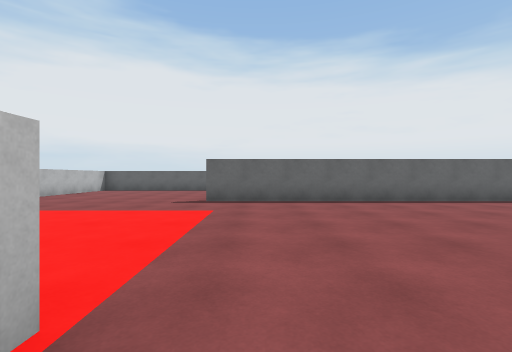
[1] (above)

24 first-person views from a walk through a 3-D level made in the Unity game engine. The camera is 1.2 m above the floor, looks level and sees 85° across. The floor is counted in squares, 2 m on a side. Each view is taken from the middle of a square. On the plan, view 1 faces up. The plan holds only what a view shows up to about 9 squares ahead; the rest is blank.

[2]
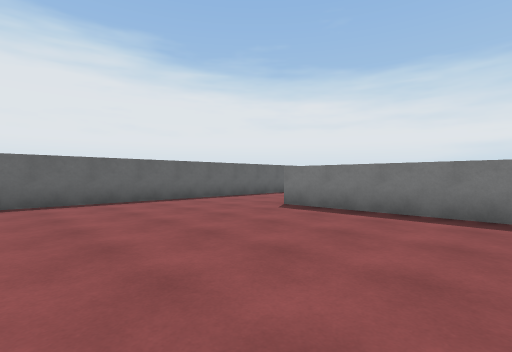

[3]
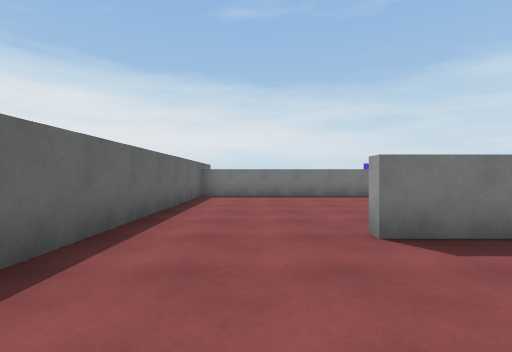

[4]
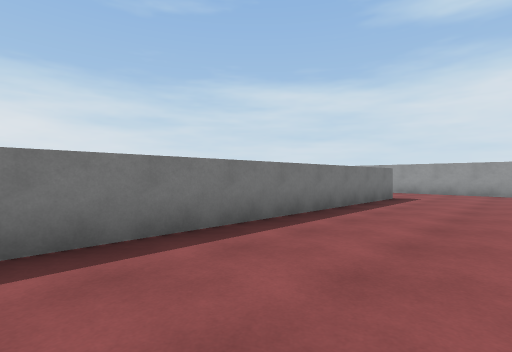

[5]
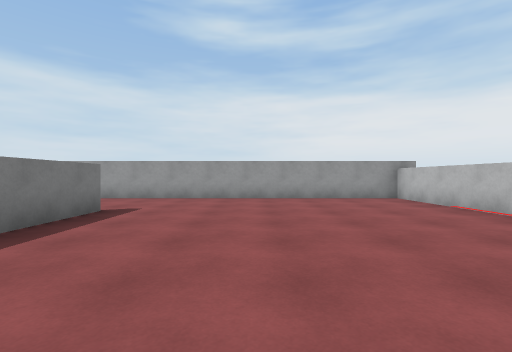

[6]
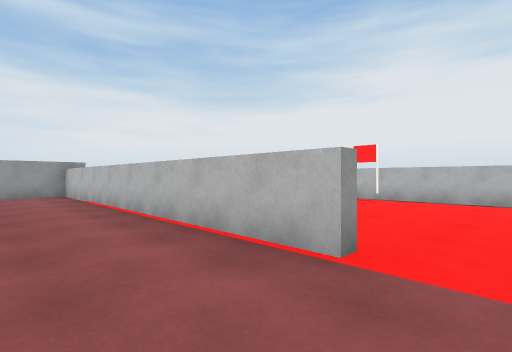

[7]
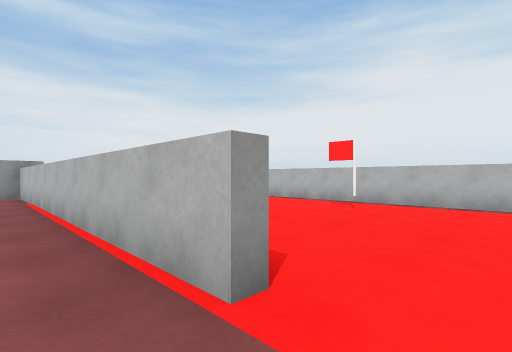

[8]
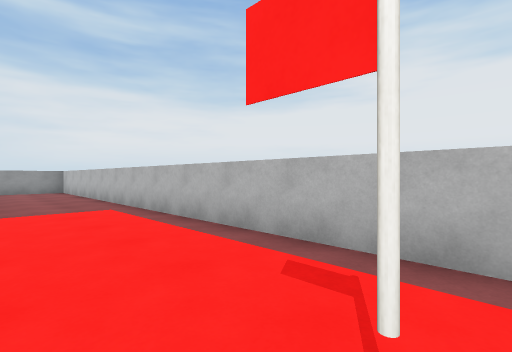

[9]
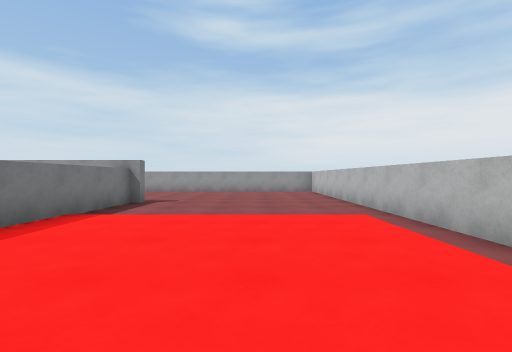

[10]
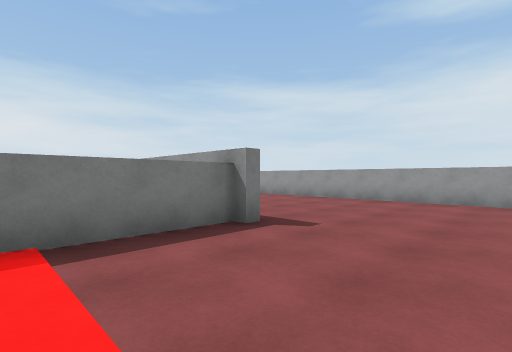

[11]
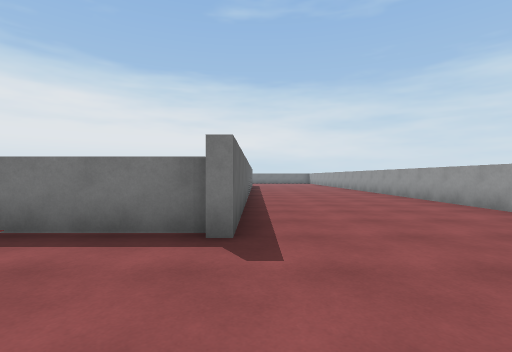

[12]
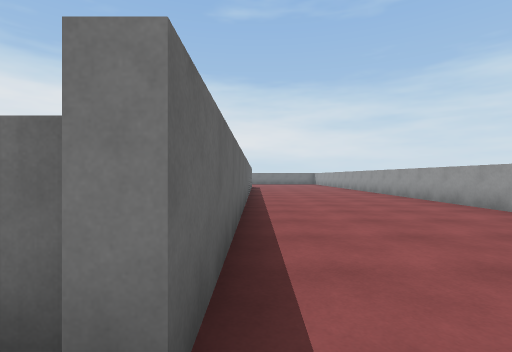

[13]
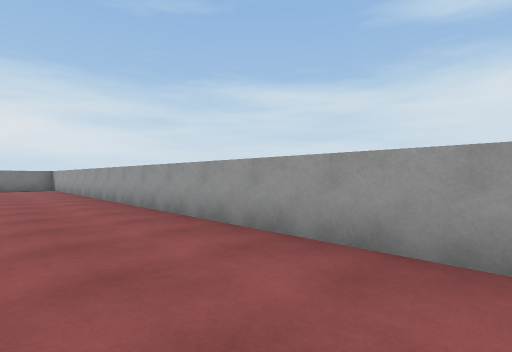

[14]
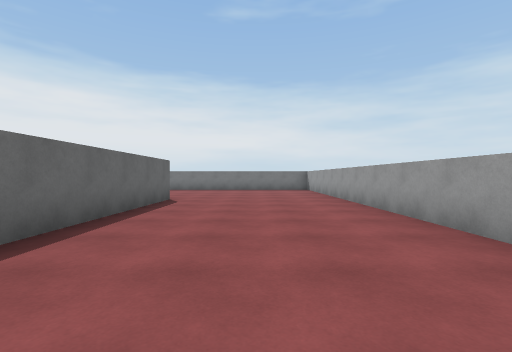

[15]
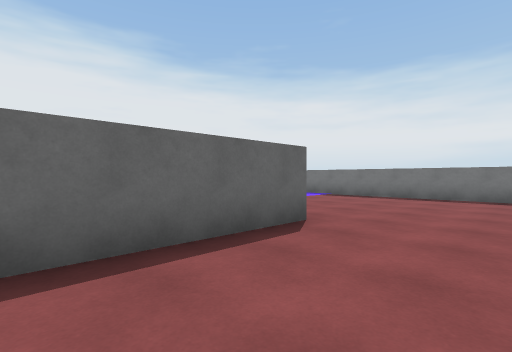

[16]
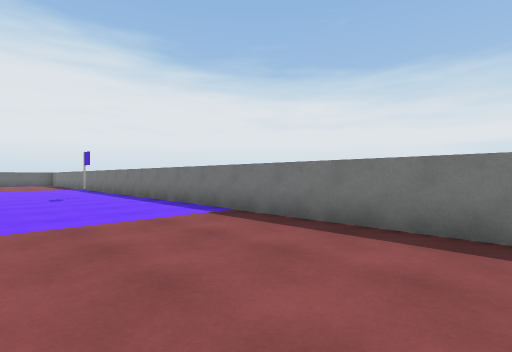

[17]
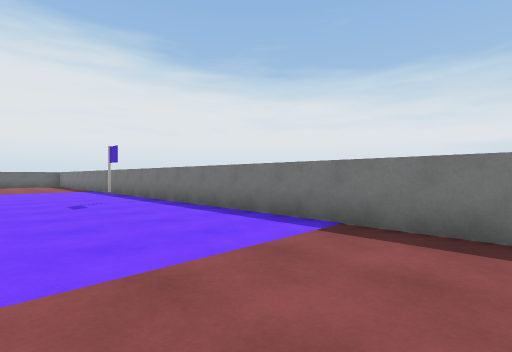

[18]
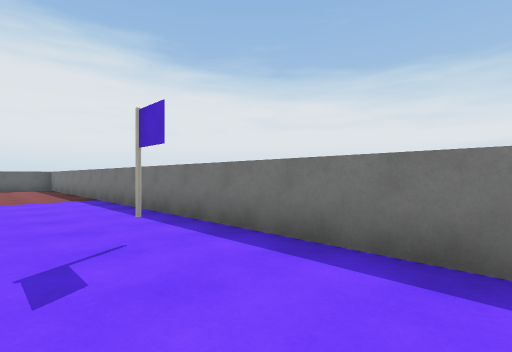

[19]
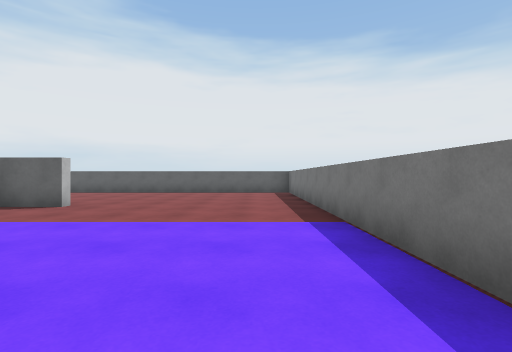

[20]
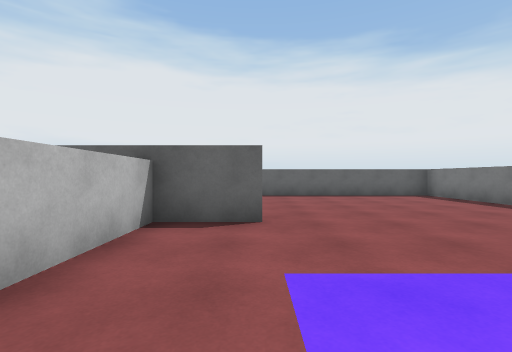

[21]
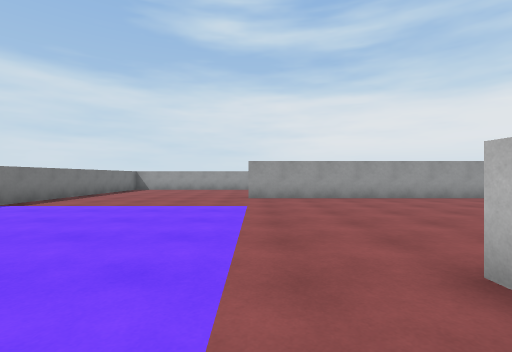

[22]
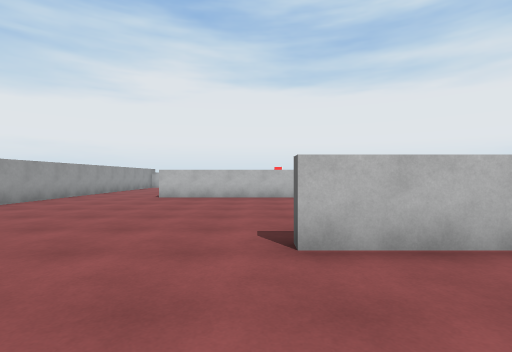

[23]
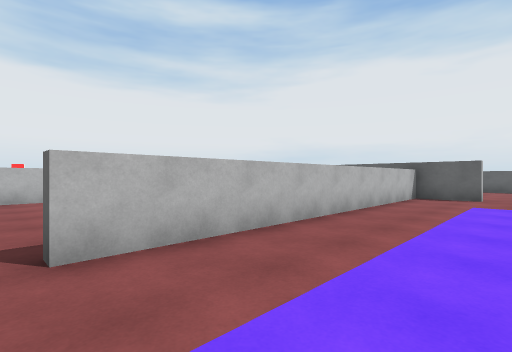

[24]
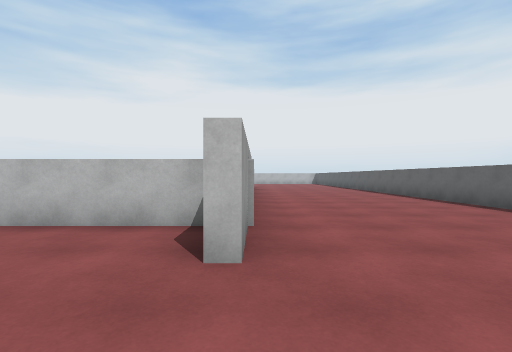

### Floor plan
Points are (right, up) in squares from view 1. A wall is a line through its corners. A room is listed if a view was taken in it or the views show most of it. See-through windows are left out.
Room 1 (views 1, 2, 3, 4, 5, 6, 7, 8, 9, 10, 11, 12, 13, 14, 15, 16, 17, 18, 19, 20, 21, 22, 23, 24)
walls: (5.9, -0.9) (5.9, -4.9); (5.7, -4.9) (5.7, 3.9); (11.4, 1.5) (11.4, 6.6); (6, -7.8) (-1.4, -7.8); (-0.8, 1.1) (-0.8, -7.6); (11.7, 6.6) (11.7, -1.8); (11.5, 6.9) (13.1, 6.9); (13.2, -7.8) (8.4, -7.8); (13.1, 6.6) (-1.3, 6.6); (-1.1, -7.6) (-1.1, -4.1); (-1.4, -7.5) (13.2, -7.5); (10.1, 11.6) (6, 11.6); (-6.3, 1.7) (-6.3, -10.4); (18.3, -9.8) (18.3, 11.6) (13.1, 11.6); (-3.8, -12.3) (15, -12.3); (-6.3, 9) (-6.3, 8)
objects: grey pole (-5, 0); grey pole (17, 0)

Where each view was taken, in squares from view 1:
view 1: 0 up, 0 right, facing up
view 2: 0 up, 1 right, facing up-right
view 3: 5 up, 3 right, facing right
view 4: 3 up, 3 right, facing down-right
view 5: 0 up, 3 right, facing down
view 6: 2 up, 1 right, facing down-left
view 7: 2 up, 0 right, facing down-left
view 8: 0 up, 4 left, facing down-left
view 9: 1 down, 4 left, facing down
view 10: 5 down, 4 left, facing down-right
view 11: 8 down, 4 left, facing right
view 12: 8 down, 2 left, facing right
view 13: 10 down, 4 right, facing down-right
view 14: 10 down, 6 right, facing right
view 15: 10 down, 10 right, facing up-right
view 16: 9 down, 15 right, facing up-right
view 17: 7 down, 15 right, facing up-right
view 18: 3 down, 16 right, facing up-right
view 19: 1 up, 17 right, facing up
view 20: 3 up, 13 right, facing up
view 21: 0 up, 13 right, facing down
view 22: 2 down, 14 right, facing left
view 23: 2 down, 14 right, facing up-left
view 24: 7 up, 15 right, facing left
